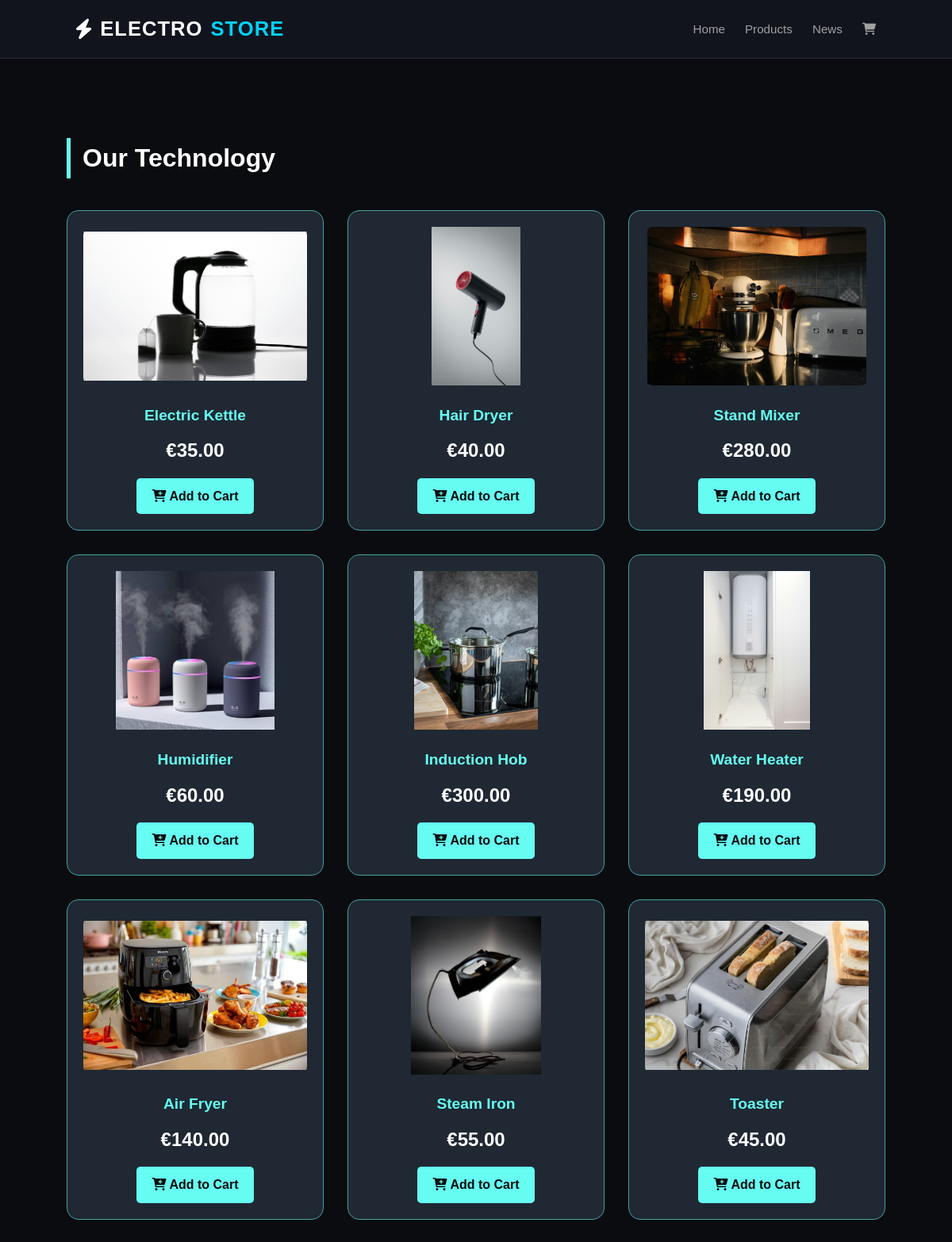
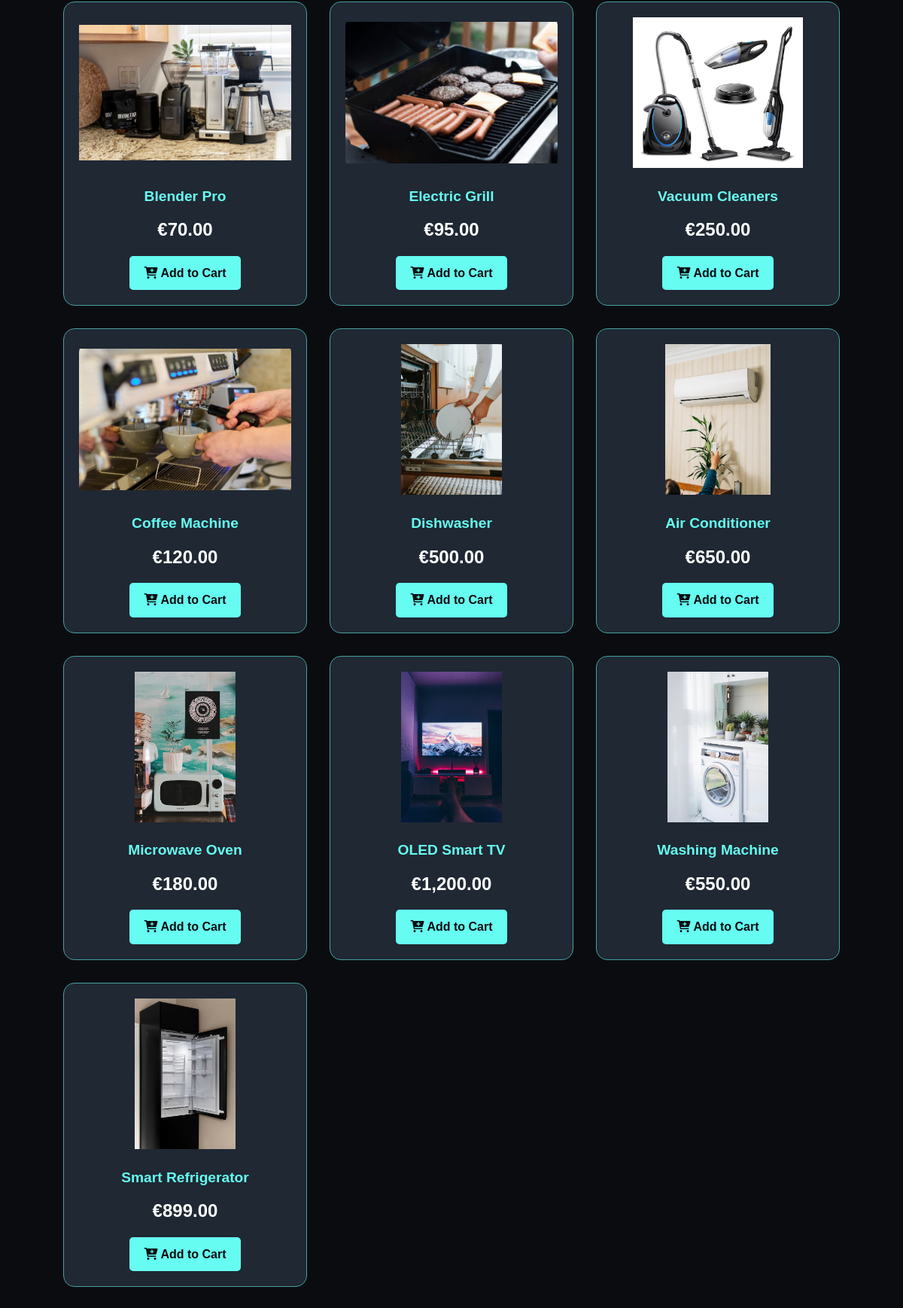
The app's page /products2.php with its own data (2 pictures, top to bottom).
### tables this page shows
CREATE TABLE `products` (
  `id` int(11) NOT NULL,
  `title` varchar(255) NOT NULL,
  `description` text DEFAULT NULL,
  `price` decimal(10,2) NOT NULL,
  `image` varchar(255) DEFAULT NULL,
  `created_by` int(11) DEFAULT NULL,
  `created_at` timestamp NOT NULL DEFAULT current_timestamp()
);

### Products1.php (called while the page is built, shortened)
<?php
require_once __DIR__ . "/../config/database.php";
class Product {
    private $db;
    public function __construct() {
        $database = new Database();
        $this->db = $database->connect();
    }
    public function getAll() {
        $query = "SELECT * FROM products ORDER BY id DESC";
        return $this->db->query($query)->fetchAll(PDO::FETCH_ASSOC);
    }
}

### database.php (called while the page is built, shortened)
<?php
class Database {
    private $host = "localhost";
    private $db_name = "electrostore";
    private $username = "root";
    private $password = "";
    public function connect() {
        $this->conn = null;
        try {
            $this->conn = new PDO(
                "mysql:host=" . $this->host . ";dbname=" . $this->db_name,
                $this->username,
                $this->password
            );
            $this->conn->setAttribute(PDO::ATTR_ERRMODE, PDO::ERRMODE_EXCEPTION);
        } catch(PDOException $e) {
            echo "Connection Error: " . $e->getMessage();
        }
        return $this->conn;
    }
}

### products2.php (the view, shortened to what this page needs)
<?php
$productObj = new Product();
$products = $productObj->getAll();
?>
<!DOCTYPE html>
<html lang="en">
<head>
    <link rel="stylesheet" href="assets/style.css">
    <link rel="stylesheet" href="https://cdnjs.cloudflare.com/ajax/libs/font-awesome/6.0.0/css/all.min.css">
</head>
<body>
    <nav class="navbar">
        <div class="logo"><i class="fas fa-bolt"></i> ELECTRO <span>STORE</span></div>
        <ul class="nav-links">
            <li><a href="index.php">Home</a></li>
            <li><a href="products.php" class="active">Products</a></li>
            <li><a href="news.php">News</a></li>
            <li><a href="cart.php" class="cart-icon-nav">
                <i class="fas fa-shopping-cart"></i>
            </a></li>
        </ul>
    </nav>
    <div class="products-container">
        <h1 style="border-left: 5px solid #66fcf1; padding-left: 15px;">Our Technology</h1>
        <div class="product-grid">
            <?php if(!empty($products)): ?>
                <?php foreach($products as $product): ?>
                    <div class="product-card">
                        <img src="uploads/<?= htmlspecialchars($product['image']) ?>"
                             alt="<?= htmlspecialchars($product['title']) ?>"
                             class="product-image"
                             onerror="this.src='https://via.placeholder.com/200?text=No+Image'">
                        <h3 class="product-title"><?= htmlspecialchars($product['title']) ?></h3>
                        <span class="product-price">€<?= number_format($product['price'], 2) ?></span>
                        <a href="add_to_cart.php?id=<?= $product['id'] ?>" class="add-cart-btn">
                            <i class="fas fa-cart-plus"></i> Add to Cart
                        </a>
                    </div>
                <?php endforeach; ?>
            <?php else: ?>
                <p>Nuk u gjet asnjë produkt.</p>
            <?php endif; ?>
        </div>
    </div>
</body>
</html>

### style.css (style rules this page uses)
* { margin: 0; padding: 0; box-sizing: border-box; font-family: 'Poppins', sans-serif; }
body { background-color: #0b0e14; color: #ffffff; line-height: 1.6; overflow-x: hidden; }
.navbar { display: flex; justify-content: space-between; align-items: center; padding: 1rem 8%; background: rgba(18, 22, 31, 0.95); border-bottom: 1px solid #232936; position: sticky; top: 0; z-index: 1000; backdrop-filter: blur(5px); }
.logo { display: flex; align-items: center; gap: 10px; font-size: 1.6rem; font-weight: 700; color: #fff; letter-spacing: 1px; }
.logo span { color: #00d2ff; }
.nav-links { display: flex; list-style: none; gap: 25px; align-items: center; }
.nav-links a { text-decoration: none; color: #a0a0a0; font-weight: 500; transition: 0.3s; font-size: 0.95rem; }
.product-grid { display: grid; grid-template-columns: repeat(auto-fit, minmax(280px, 1fr)); gap: 2.5rem; }

### products2.php (style rules this page uses)
body { background-color: #0b0c10; color: white; font-family: 'Arial', sans-serif; }
.products-container { padding: 100px 7%; }
.product-grid { display: grid; grid-template-columns: repeat(auto-fit, minmax(250px, 1fr)); gap: 30px; margin-top: 40px; }
.product-card { background: #1f2833; border: 1px solid #45a29e; border-radius: 15px; padding: 20px; text-align: center; transition: 0.3s; }
.product-image { width: 100%; height: 200px; object-fit: contain; margin-bottom: 15px; border-radius: 10px; }
.product-title { font-size: 1.2rem; color: #66fcf1; margin-bottom: 10px; }
.product-price { font-size: 1.5rem; font-weight: bold; margin-bottom: 15px; display: block; }
.add-cart-btn { background-color: #66fcf1; color: #0b0c10; padding: 10px 20px; border: none; border-radius: 5px; font-weight: bold; text-decoration: none; display: inline-block; transition: 0.3s; }
.cart-icon-nav { position: relative; }

### records on screen
products: image+title (picture), title "Electric Kettle", price "35.00"
products: image+title (picture), title "Hair Dryer", price "40.00"
products: image+title (picture), title "Stand Mixer", price "280.00"
products: image+title (picture), title "Humidifier", price "60.00"
products: image+title (picture), title "Induction Hob", price "300.00"
products: image+title (picture), title "Water Heater", price "190.00"
products: image+title (picture), title "Air Fryer", price "140.00"
products: image+title (picture), title "Steam Iron", price "55.00"
products: image+title (picture), title "Toaster", price "45.00"
products: image+title (picture), title "Blender Pro", price "70.00"
products: image+title (picture), title "Electric Grill", price "95.00"
products: image+title (picture), title "Vacuum Cleaners", price "250.00"
products: image+title (picture), title "Coffee Machine", price "120.00"
products: image+title (picture), title "Dishwasher", price "500.00"
products: image+title (picture), title "Air Conditioner", price "650.00"
products: image+title (picture), title "Microwave Oven", price "180.00"
products: image+title (picture), title "OLED Smart TV", price "1,200.00"
products: image+title (picture), title "Washing Machine", price "550.00"
products: image+title (picture), title "Smart Refrigerator", price "899.00"
